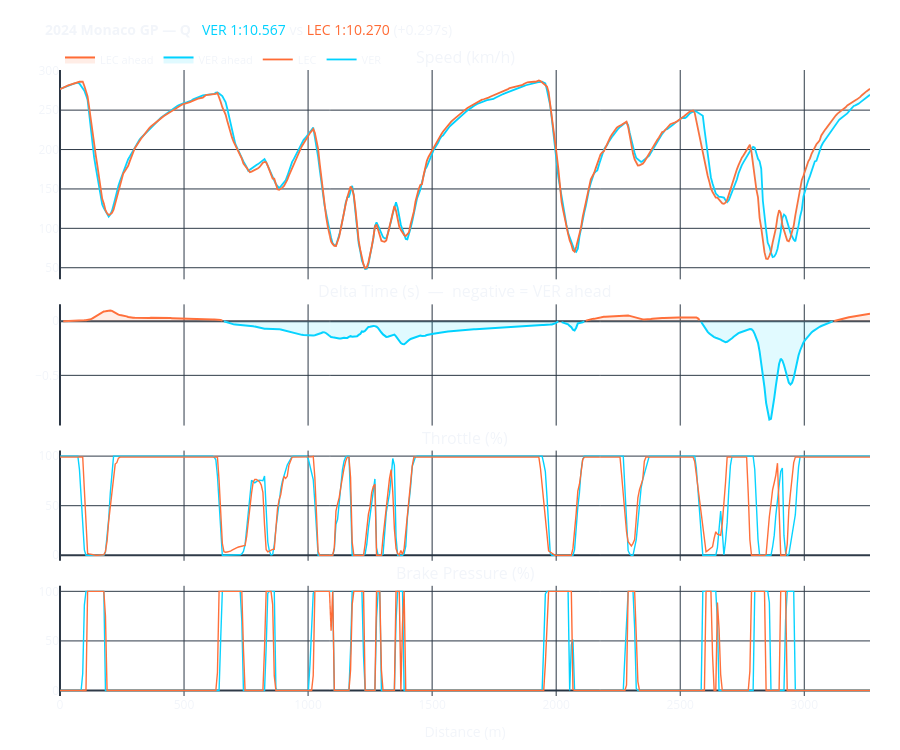

Write notebook code for a chart like this one.
### Markdown cell above
## Cell 5 — Visualizations

Four stacked interactive charts with a shared X axis (track distance).  
Hover to inspect exact values at any point on track. Zoom and pan freely.

### Code cell
fig = make_subplots(
    rows=4, cols=1,
    shared_xaxes=True,
    row_heights=[0.38, 0.22, 0.20, 0.20],
    vertical_spacing=0.04,
    subplot_titles=[
        'Speed (km/h)',
        f'Delta Time (s)  —  negative = {DRIVER_1} ahead',
        'Throttle (%)',
        'Brake Pressure (%)',
    ]
)

dist = df['Distance'].values

def add_sector_shading(fig, sector_bounds, total_dist, n_rows=4):
    """Add alternating sector shading and dashed boundary lines."""
    fill_colors = ['rgba(255,255,255,0.03)', 'rgba(255,255,255,0.0)', 'rgba(255,255,255,0.03)']
    starts = [0] + sector_bounds
    ends   = sector_bounds + [total_dist]
    for row in range(1, n_rows + 1):
        for i, (s, e) in enumerate(zip(starts, ends)):
            fig.add_vrect(x0=s, x1=e, fillcolor=fill_colors[i], line_width=0, row=row, col=1)
        for b in sector_bounds:
            fig.add_vline(x=b, line_dash='dot', line_color='rgba(255,255,255,0.15)', line_width=1, row=row, col=1)
    return fig


# Row 1 — Speed traces with fill between curves
fig.add_trace(go.Scatter(
    x=dist, y=df['Speed_D1'], name=DRIVER_1,
    line=dict(color=COLOR_D1, width=1.8), hovertemplate='%{y:.0f} km/h'
), row=1, col=1)
fig.add_trace(go.Scatter(
    x=dist, y=df['Speed_D2'], name=DRIVER_2,
    line=dict(color=COLOR_D2, width=1.8), hovertemplate='%{y:.0f} km/h'
), row=1, col=1)
fig.add_trace(go.Scatter(
    x=dist, y=df['Speed_D1'],
    fill=None, mode='lines', line=dict(width=0), showlegend=False, hoverinfo='skip'
), row=1, col=1)
fig.add_trace(go.Scatter(
    x=dist, y=df['Speed_D2'],
    fill='tonexty', fillcolor='rgba(0,210,255,0.07)',
    mode='lines', line=dict(width=0), showlegend=False, hoverinfo='skip'
), row=1, col=1)

# Row 2 — Cumulative delta, coloured by which driver is ahead
delta_d1_ahead = np.where(df['Delta'] < 0,  df['Delta'], np.nan)
delta_d2_ahead = np.where(df['Delta'] >= 0, df['Delta'], np.nan)

fig.add_trace(go.Scatter(
    x=dist, y=delta_d1_ahead, name=f'{DRIVER_1} ahead',
    line=dict(color=COLOR_D1, width=2),
    fill='tozeroy', fillcolor='rgba(0,210,255,0.12)',
    hovertemplate='%{y:.3f}s'
), row=2, col=1)
fig.add_trace(go.Scatter(
    x=dist, y=delta_d2_ahead, name=f'{DRIVER_2} ahead',
    line=dict(color=COLOR_D2, width=2),
    fill='tozeroy', fillcolor='rgba(255,107,53,0.12)',
    hovertemplate='%{y:.3f}s'
), row=2, col=1)
fig.add_hline(y=0, line_dash='solid', line_color='rgba(255,255,255,0.2)', line_width=0.8, row=2, col=1)

# Row 3 — Throttle
fig.add_trace(go.Scatter(
    x=dist, y=df['Throttle_D1'],
    line=dict(color=COLOR_D1, width=1.4), showlegend=False, hovertemplate='%{y:.0f}%'
), row=3, col=1)
fig.add_trace(go.Scatter(
    x=dist, y=df['Throttle_D2'],
    line=dict(color=COLOR_D2, width=1.4), showlegend=False, hovertemplate='%{y:.0f}%'
), row=3, col=1)

# Row 4 — Brake
fig.add_trace(go.Scatter(
    x=dist, y=df['Brake_D1'].astype(float) * 100,
    line=dict(color=COLOR_D1, width=1.4), showlegend=False, hovertemplate='%{y:.0f}%'
), row=4, col=1)
fig.add_trace(go.Scatter(
    x=dist, y=df['Brake_D2'].astype(float) * 100,
    line=dict(color=COLOR_D2, width=1.4), showlegend=False, hovertemplate='%{y:.0f}%'
), row=4, col=1)

fig = add_sector_shading(fig, sector_bounds, total_dist)

# Sector labels along the top of the speed chart
sector_midpoints = [
    (0 + sector_bounds[0]) / 2,
    (sector_bounds[0] + sector_bounds[1]) / 2,
    (sector_bounds[1] + total_dist) / 2
]
for i, mid in enumerate(sector_midpoints):
    fig.add_annotation(
        x=mid, y=1.06, text=f'S{i+1}',
        xref='x1', yref='paper',
        showarrow=False,
        font=dict(color='rgba(255,255,255,0.4)', size=10)
    )

fig.update_layout(
    template=CHART_THEME,
    title=dict(
        text=(
            f'<b>{YEAR} {GRAND_PRIX} GP — {SESSION_TYPE}</b>   '
            f'<span style="color:{COLOR_D1}">{DRIVER_1} {format_laptime(t1)}</span> '
            f'vs '
            f'<span style="color:{COLOR_D2}">{DRIVER_2} {format_laptime(t2)}</span> '
            f'({sign}{delta_total:.3f}s)'
        ),
        font=dict(size=14)
    ),
    height=750,
    margin=dict(l=60, r=30, t=70, b=50),
    hovermode='x unified',
    legend=dict(orientation='h', x=0, y=1.04, font=dict(size=11)),
    plot_bgcolor='rgba(0,0,0,0)',
    paper_bgcolor='rgba(0,0,0,0)'
)
fig.update_xaxes(title_text='Distance (m)', row=4, col=1)

fig.show()

if SAVE_HTML:
    fname = EXPORT_DIR / f'{YEAR}_{GRAND_PRIX}_{SESSION_TYPE}_{DRIVER_1}_vs_{DRIVER_2}.html'
    fig.write_html(str(fname))
    print(f'Saved: {fname.resolve()}')

### Figure 1 — Plotly figure (JSON) as saved in the notebook; plotly's stock layout.template omitted (floating-point values rounded to 4 significant figures; data arrays with more than 128 entries replaced by an {"elided": "..."} marker saying what was removed)
{"data": [{"hovertemplate": "%{y:.0f} km/h", "line": {"color": "#00d2ff", "width": 1.8}, "name": "VER", "x": {"elided": "500 float values"}, "y": {"elided": "500 float values"}, "type": "scatter", "xaxis": "x", "yaxis": "y"}, {"hovertemplate": "%{y:.0f} km/h", "line": {"color": "#ff6b35", "width": 1.8}, "name": "LEC", "x": {"elided": "500 float values"}, "y": {"elided": "500 float values"}, "type": "scatter", "xaxis": "x", "yaxis": "y"}, {"hoverinfo": "skip", "line": {"width": 0}, "mode": "lines", "showlegend": false, "x": {"elided": "500 float values"}, "y": {"elided": "500 float values"}, "type": "scatter", "xaxis": "x", "yaxis": "y"}, {"fill": "tonexty", "fillcolor": "rgba(0,210,255,0.07)", "hoverinfo": "skip", "line": {"width": 0}, "mode": "lines", "showlegend": false, "x": {"elided": "500 float values"}, "y": {"elided": "500 float values"}, "type": "scatter", "xaxis": "x", "yaxis": "y"}, {"fill": "tozeroy", "fillcolor": "rgba(0,210,255,0.12)", "hovertemplate": "%{y:.3f}s", "line": {"color": "#00d2ff", "width": 2}, "name": "VER ahead", "x": {"elided": "500 float values"}, "y": {"elided": "500 float values"}, "type": "scatter", "xaxis": "x2", "yaxis": "y2"}, {"fill": "tozeroy", "fillcolor": "rgba(255,107,53,0.12)", "hovertemplate": "%{y:.3f}s", "line": {"color": "#ff6b35", "width": 2}, "name": "LEC ahead", "x": {"elided": "500 float values"}, "y": {"elided": "500 float values"}, "type": "scatter", "xaxis": "x2", "yaxis": "y2"}, {"hovertemplate": "%{y:.0f}%", "line": {"color": "#00d2ff", "width": 1.4}, "showlegend": false, "x": {"elided": "500 float values"}, "y": {"elided": "500 float values"}, "type": "scatter", "xaxis": "x3", "yaxis": "y3"}, {"hovertemplate": "%{y:.0f}%", "line": {"color": "#ff6b35", "width": 1.4}, "showlegend": false, "x": {"elided": "500 float values"}, "y": {"elided": "500 float values"}, "type": "scatter", "xaxis": "x3", "yaxis": "y3"}, {"hovertemplate": "%{y:.0f}%", "line": {"color": "#00d2ff", "width": 1.4}, "showlegend": false, "x": {"elided": "500 float values"}, "y": {"elided": "500 float values"}, "type": "scatter", "xaxis": "x4", "yaxis": "y4"}, {"hovertemplate": "%{y:.0f}%", "line": {"color": "#ff6b35", "width": 1.4}, "showlegend": false, "x": {"elided": "500 float values"}, "y": {"elided": "500 float values"}, "type": "scatter", "xaxis": "x4", "yaxis": "y4"}], "layout": {"xaxis": {"anchor": "y", "domain": [0.0, 1.0], "matches": "x4", "showticklabels": false}, "yaxis": {"anchor": "x", "domain": [0.6656, 1.0]}, "xaxis2": {"anchor": "y2", "domain": [0.0, 1.0], "matches": "x4", "showticklabels": false}, "yaxis2": {"anchor": "x2", "domain": [0.432, 0.6256]}, "xaxis3": {"anchor": "y3", "domain": [0.0, 1.0], "matches": "x4", "showticklabels": false}, "yaxis3": {"anchor": "x3", "domain": [0.216, 0.392]}, "xaxis4": {"anchor": "y4", "domain": [0.0, 1.0], "title": {"text": "Distance (m)"}}, "yaxis4": {"anchor": "x4", "domain": [0.0, 0.176]}, "annotations": [{"font": {"size": 16}, "showarrow": false, "text": "Speed (km/h)", "x": 0.5, "xanchor": "center", "xref": "paper", "y": 1.0, "yanchor": "bottom", "yref": "paper"}, {"font": {"size": 16}, "showarrow": false, "text": "Delta Time (s)  —  negative = VER ahead", "x": 0.5, "xanchor": "center", "xref": "paper", "y": 0.6256, "yanchor": "bottom", "yref": "paper"}, {"font": {"size": 16}, "showarrow": false, "text": "Throttle (%)", "x": 0.5, "xanchor": "center", "xref": "paper", "y": 0.392, "yanchor": "bottom", "yref": "paper"}, {"font": {"size": 16}, "showarrow": false, "text": "Brake Pressure (%)", "x": 0.5, "xanchor": "center", "xref": "paper", "y": 0.176, "yanchor": "bottom", "yref": "paper"}, {"font": {"color": "rgba(255,255,255,0.4)", "size": 10}, "showarrow": false, "text": "S1", "x": 544.2, "xref": "x", "y": 1.06, "yref": "paper"}, {"font": {"color": "rgba(255,255,255,0.4)", "size": 10}, "showarrow": false, "text": "S2", "x": 1632.0, "xref": "x", "y": 1.06, "yref": "paper"}, {"font": {"color": "rgba(255,255,255,0.4)", "size": 10}, "showarrow": false, "text": "S3", "x": 2721.0, "xref": "x", "y": 1.06, "yref": "paper"}], "shapes": [{"line": {"color": "rgba(255,255,255,0.2)", "dash": "solid", "width": 0.8}, "type": "line", "x0": 0, "x1": 1, "xref": "x2 domain", "y0": 0, "y1": 0, "yref": "y2"}, {"fillcolor": "rgba(255,255,255,0.03)", "line": {"width": 0}, "type": "rect", "x0": 0, "x1": 1088.0, "xref": "x", "y0": 0, "y1": 1, "yref": "y domain"}, {"fillcolor": "rgba(255,255,255,0.0)", "line": {"width": 0}, "type": "rect", "x0": 1088.0, "x1": 2177.0, "xref": "x", "y0": 0, "y1": 1, "yref": "y domain"}, {"fillcolor": "rgba(255,255,255,0.03)", "line": {"width": 0}, "type": "rect", "x0": 2177.0, "x1": 3265.0, "xref": "x", "y0": 0, "y1": 1, "yref": "y domain"}, {"line": {"color": "rgba(255,255,255,0.15)", "dash": "dot", "width": 1}, "type": "line", "x0": 1088.0, "x1": 1088.0, "xref": "x", "y0": 0, "y1": 1, "yref": "y domain"}, {"line": {"color": "rgba(255,255,255,0.15)", "dash": "dot", "width": 1}, "type": "line", "x0": 2177.0, "x1": 2177.0, "xref": "x", "y0": 0, "y1": 1, "yref": "y domain"}, {"fillcolor": "rgba(255,255,255,0.03)", "line": {"width": 0}, "type": "rect", "x0": 0, "x1": 1088.0, "xref": "x2", "y0": 0, "y1": 1, "yref": "y2 domain"}, {"fillcolor": "rgba(255,255,255,0.0)", "line": {"width": 0}, "type": "rect", "x0": 1088.0, "x1": 2177.0, "xref": "x2", "y0": 0, "y1": 1, "yref": "y2 domain"}, {"fillcolor": "rgba(255,255,255,0.03)", "line": {"width": 0}, "type": "rect", "x0": 2177.0, "x1": 3265.0, "xref": "x2", "y0": 0, "y1": 1, "yref": "y2 domain"}, {"line": {"color": "rgba(255,255,255,0.15)", "dash": "dot", "width": 1}, "type": "line", "x0": 1088.0, "x1": 1088.0, "xref": "x2", "y0": 0, "y1": 1, "yref": "y2 domain"}, {"line": {"color": "rgba(255,255,255,0.15)", "dash": "dot", "width": 1}, "type": "line", "x0": 2177.0, "x1": 2177.0, "xref": "x2", "y0": 0, "y1": 1, "yref": "y2 domain"}, {"fillcolor": "rgba(255,255,255,0.03)", "line": {"width": 0}, "type": "rect", "x0": 0, "x1": 1088.0, "xref": "x3", "y0": 0, "y1": 1, "yref": "y3 domain"}, {"fillcolor": "rgba(255,255,255,0.0)", "line": {"width": 0}, "type": "rect", "x0": 1088.0, "x1": 2177.0, "xref": "x3", "y0": 0, "y1": 1, "yref": "y3 domain"}, {"fillcolor": "rgba(255,255,255,0.03)", "line": {"width": 0}, "type": "rect", "x0": 2177.0, "x1": 3265.0, "xref": "x3", "y0": 0, "y1": 1, "yref": "y3 domain"}, {"line": {"color": "rgba(255,255,255,0.15)", "dash": "dot", "width": 1}, "type": "line", "x0": 1088.0, "x1": 1088.0, "xref": "x3", "y0": 0, "y1": 1, "yref": "y3 domain"}, {"line": {"color": "rgba(255,255,255,0.15)", "dash": "dot", "width": 1}, "type": "line", "x0": 2177.0, "x1": 2177.0, "xref": "x3", "y0": 0, "y1": 1, "yref": "y3 domain"}, {"fillcolor": "rgba(255,255,255,0.03)", "line": {"width": 0}, "type": "rect", "x0": 0, "x1": 1088.0, "xref": "x4", "y0": 0, "y1": 1, "yref": "y4 domain"}, {"fillcolor": "rgba(255,255,255,0.0)", "line": {"width": 0}, "type": "rect", "x0": 1088.0, "x1": 2177.0, "xref": "x4", "y0": 0, "y1": 1, "yref": "y4 domain"}, {"fillcolor": "rgba(255,255,255,0.03)", "line": {"width": 0}, "type": "rect", "x0": 2177.0, "x1": 3265.0, "xref": "x4", "y0": 0, "y1": 1, "yref": "y4 domain"}, {"line": {"color": "rgba(255,255,255,0.15)", "dash": "dot", "width": 1}, "type": "line", "x0": 1088.0, "x1": 1088.0, "xref": "x4", "y0": 0, "y1": 1, "yref": "y4 domain"}, {"line": {"color": "rgba(255,255,255,0.15)", "dash": "dot", "width": 1}, "type": "line", "x0": 2177.0, "x1": 2177.0, "xref": "x4", "y0": 0, "y1": 1, "yref": "y4 domain"}], "title": {"font": {"size": 14}, "text": "<b>2024 Monaco GP — Q</b>   <span style=\"color:#00d2ff\">VER 1:10.567</span> vs <span style=\"color:#ff6b35\">LEC 1:10.270</span> (+0.297s)"}, "margin": {"l": 60, "r": 30, "t": 70, "b": 50}, "legend": {"font": {"size": 11}, "orientation": "h", "x": 0, "y": 1.04}, "height": 750, "hovermode": "x unified", "plot_bgcolor": "rgba(0,0,0,0)", "paper_bgcolor": "rgba(0,0,0,0)"}}
